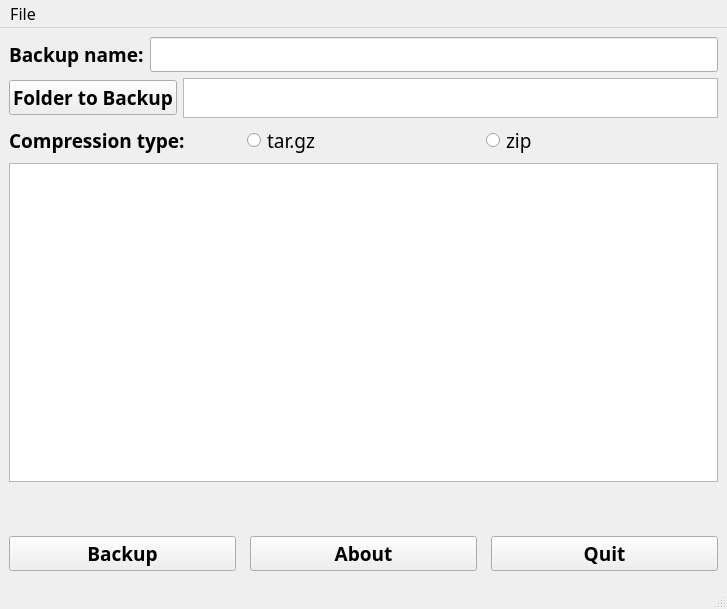
<?xml version="1.0" encoding="UTF-8"?>
<ui version="4.0">
 <class>katana</class>
 <widget class="QMainWindow" name="katana">
  <property name="geometry">
   <rect>
    <x>0</x>
    <y>0</y>
    <width>727</width>
    <height>609</height>
   </rect>
  </property>
  <property name="font">
   <font>
    <family>Purisa</family>
    <pointsize>12</pointsize>
    <bold>false</bold>
   </font>
  </property>
  <property name="windowTitle">
   <string>Katana Backup Tool</string>
  </property>
  <widget class="QWidget" name="centralwidget">
   <layout class="QVBoxLayout" name="verticalLayout" stretch="0,0,0,1,0">
    <item>
     <layout class="QHBoxLayout" name="horizontalLayout_3">
      <item>
       <widget class="QLabel" name="label">
        <property name="font">
         <font>
          <family>Purisa</family>
          <pointsize>14</pointsize>
          <bold>true</bold>
         </font>
        </property>
        <property name="text">
         <string>Backup name:</string>
        </property>
       </widget>
      </item>
      <item>
       <widget class="QLineEdit" name="lineEdit">
        <property name="font">
         <font>
          <family>Purisa</family>
          <pointsize>14</pointsize>
          <bold>false</bold>
         </font>
        </property>
       </widget>
      </item>
     </layout>
    </item>
    <item>
     <layout class="QHBoxLayout" name="horizontalLayout_5">
      <item>
       <widget class="QPushButton" name="pushButton_5">
        <property name="font">
         <font>
          <family>Purisa</family>
          <pointsize>14</pointsize>
          <bold>true</bold>
         </font>
        </property>
        <property name="text">
         <string>Folder to Backup</string>
        </property>
        <property name="icon">
         <iconset resource="resource.qrc">
          <normaloff>:/new/prefix1/resources/folder.png</normaloff>:/new/prefix1/resources/folder.png</iconset>
        </property>
       </widget>
      </item>
      <item>
       <widget class="QTextBrowser" name="textBrowser">
        <property name="maximumSize">
         <size>
          <width>850</width>
          <height>40</height>
         </size>
        </property>
        <property name="font">
         <font>
          <family>Purisa</family>
          <pointsize>10</pointsize>
          <bold>false</bold>
         </font>
        </property>
       </widget>
      </item>
     </layout>
    </item>
    <item>
     <layout class="QHBoxLayout" name="horizontalLayout_2" stretch="0,0,0">
      <property name="leftMargin">
       <number>0</number>
      </property>
      <property name="topMargin">
       <number>0</number>
      </property>
      <property name="rightMargin">
       <number>0</number>
      </property>
      <item>
       <widget class="QLabel" name="label_2">
        <property name="font">
         <font>
          <family>Purisa</family>
          <pointsize>14</pointsize>
          <bold>true</bold>
         </font>
        </property>
        <property name="text">
         <string>Compression type:      </string>
        </property>
       </widget>
      </item>
      <item>
       <widget class="QRadioButton" name="radioButton">
        <property name="font">
         <font>
          <family>Purisa</family>
          <pointsize>14</pointsize>
          <bold>false</bold>
         </font>
        </property>
        <property name="text">
         <string>tar.gz</string>
        </property>
        <property name="icon">
         <iconset resource="resource.qrc">
          <normaloff>:/new/prefix1/resources/targz.png</normaloff>:/new/prefix1/resources/targz.png</iconset>
        </property>
       </widget>
      </item>
      <item>
       <widget class="QRadioButton" name="radioButton_3">
        <property name="font">
         <font>
          <family>Purisa</family>
          <pointsize>14</pointsize>
          <bold>false</bold>
         </font>
        </property>
        <property name="text">
         <string>zip</string>
        </property>
        <property name="icon">
         <iconset resource="resource.qrc">
          <normaloff>:/new/prefix1/resources/zip.png</normaloff>:/new/prefix1/resources/zip.png</iconset>
        </property>
       </widget>
      </item>
     </layout>
    </item>
    <item>
     <layout class="QVBoxLayout" name="verticalLayout_3">
      <item>
       <widget class="QTextBrowser" name="textBrowser_2"/>
      </item>
     </layout>
    </item>
    <item>
     <layout class="QHBoxLayout" name="horizontalLayout">
      <property name="spacing">
       <number>14</number>
      </property>
      <property name="leftMargin">
       <number>0</number>
      </property>
      <property name="topMargin">
       <number>48</number>
      </property>
      <property name="bottomMargin">
       <number>1</number>
      </property>
      <item>
       <widget class="QPushButton" name="pushButton">
        <property name="font">
         <font>
          <family>Purisa</family>
          <pointsize>14</pointsize>
          <bold>true</bold>
         </font>
        </property>
        <property name="text">
         <string>Backup</string>
        </property>
        <property name="icon">
         <iconset resource="resource.qrc">
          <normaloff>:/new/prefix1/resources/backup.png</normaloff>:/new/prefix1/resources/backup.png</iconset>
        </property>
       </widget>
      </item>
      <item>
       <widget class="QPushButton" name="pushButton_3">
        <property name="font">
         <font>
          <family>Purisa</family>
          <pointsize>14</pointsize>
          <bold>true</bold>
         </font>
        </property>
        <property name="text">
         <string>About</string>
        </property>
        <property name="icon">
         <iconset resource="resource.qrc">
          <normaloff>:/new/prefix1/resources/about.png</normaloff>:/new/prefix1/resources/about.png</iconset>
        </property>
       </widget>
      </item>
      <item>
       <widget class="QPushButton" name="pushButton_4">
        <property name="font">
         <font>
          <family>Purisa</family>
          <pointsize>14</pointsize>
          <bold>true</bold>
         </font>
        </property>
        <property name="text">
         <string>Quit</string>
        </property>
        <property name="icon">
         <iconset resource="resource.qrc">
          <normaloff>:/new/prefix1/resources/quit.png</normaloff>:/new/prefix1/resources/quit.png</iconset>
        </property>
       </widget>
      </item>
     </layout>
    </item>
   </layout>
  </widget>
  <widget class="QMenuBar" name="menubar">
   <property name="geometry">
    <rect>
     <x>0</x>
     <y>0</y>
     <width>727</width>
     <height>31</height>
    </rect>
   </property>
   <widget class="QMenu" name="menuFile">
    <property name="font">
     <font>
      <family>Purisa</family>
      <pointsize>14</pointsize>
      <bold>false</bold>
     </font>
    </property>
    <property name="title">
     <string>File</string>
    </property>
    <addaction name="actionOpen_folder"/>
    <addaction name="actionAbout"/>
    <addaction name="actionQuit"/>
   </widget>
   <addaction name="menuFile"/>
  </widget>
  <widget class="QStatusBar" name="statusbar"/>
  <action name="actionAbout">
   <property name="icon">
    <iconset resource="resource.qrc">
     <normaloff>:/new/prefix1/resources/about.png</normaloff>:/new/prefix1/resources/about.png</iconset>
   </property>
   <property name="text">
    <string>About</string>
   </property>
   <property name="font">
    <font>
     <family>Purisa</family>
     <pointsize>14</pointsize>
    </font>
   </property>
   <property name="shortcut">
    <string>Ctrl+I</string>
   </property>
  </action>
  <action name="actionQuit">
   <property name="icon">
    <iconset resource="resource.qrc">
     <normaloff>:/new/prefix1/resources/quit.png</normaloff>:/new/prefix1/resources/quit.png</iconset>
   </property>
   <property name="text">
    <string>Quit</string>
   </property>
   <property name="font">
    <font>
     <family>Purisa</family>
     <pointsize>14</pointsize>
    </font>
   </property>
   <property name="shortcut">
    <string>Ctrl+Q</string>
   </property>
  </action>
  <action name="actionOpen_folder">
   <property name="icon">
    <iconset resource="resource.qrc">
     <normaloff>:/new/prefix1/resources/folder.png</normaloff>:/new/prefix1/resources/folder.png</iconset>
   </property>
   <property name="text">
    <string>Open folder</string>
   </property>
   <property name="shortcut">
    <string>Ctrl+O</string>
   </property>
  </action>
 </widget>
 <resources>
  <include location="resource.qrc"/>
 </resources>
 <connections/>
</ui>
